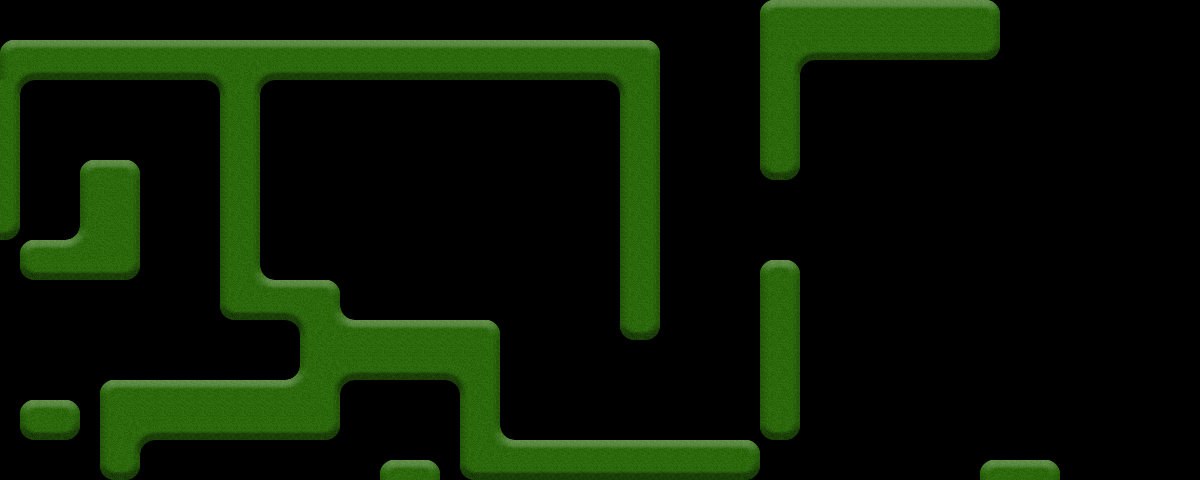

This game map was drawn from its Tiled (.tmx) file and the tilesets committed beside it. A one-line description and the trimmed map source follow:
An orthogonal 60x24 tile map with 20x20 px tiles, 1 tile layer (Tile Layer 1), 2 tilesets and 33 objects (6x Teleport, 2x Waypoint, 2x Launch, goal, ball).

<map version="1.0" orientation="orthogonal" width="60" height="24" tilewidth="20" tileheight="20">
 <tileset firstgid="1" name="Grass" tilewidth="20" tileheight="20">
  <image source="gfx/Grass.png" width="80" height="160" />
 </tileset>
 <tileset firstgid="33" name="Veritcal" tilewidth="32" tileheight="96">
  <image source="gfx/vertical.png" width="32" height="96" />
 </tileset>
 <layer name="Tile Layer 1" width="60" height="24">
  <data>[1440 cells, 355 non-empty, 25 distinct tile ids]</data>
 </layer>
 <objectgroup name="Walls" width="60" height="24">
  <properties>
   <property name="type" value="wall" />
  </properties>
  <object x="380" y="460" width="60" height="20" />
  <object x="20" y="400" width="60" height="40" />
  <object x="0" y="40" width="20" height="200" />
  <object x="20" y="40" width="640" height="40" />
  <object x="220" y="80" width="40" height="240" />
  <object x="260" y="280" width="80" height="40" />
  <object x="300" y="320" width="40" height="120" />
  <object x="100" y="380" width="200" height="60" />
  <object x="100" y="440" width="40" height="40" />
  <object x="20" y="240" width="120" height="40" />
  <object x="80" y="160" width="60" height="80" />
  <object x="620" y="80" width="40" height="260" />
  <object x="340" y="320" width="160" height="60" />
  <object x="460" y="380" width="40" height="100" />
  <object x="500" y="440" width="300" height="40" />
  <object x="760" y="260" width="40" height="180" />
  <object x="760" y="0" width="40" height="180" />
  <object x="720" y="340" width="40" height="140">
   <properties>
    <property name="rotate" value="45" />
   </properties>
  </object>
  <object x="980" y="460" width="80" height="20" />
  <object x="800" y="0" width="200" height="60" />
 </objectgroup>
 <objectgroup color="#00ff7f" name="Elements" width="60" height="24">
  <object name="goal" x="900" y="240" width="80" height="40">
   <properties>
    <property name="direction" value="right" />
    <property name="type" value="goal" />
   </properties>
  </object>
  <object name="ball" x="30" y="353" width="40" height="40">
   <properties>
    <property name="type" value="ball" />
   </properties>
  </object>
  <object name="Waypoint" x="520" y="140">
   <properties>
    <property name="type" value="waypoint" />
   </properties>
  </object>
  <object name="Waypoint" x="1020" y="260" width="20" height="20">
   <properties>
    <property name="type" value="waypoint" />
   </properties>
  </object>
  <object name="Teleport" x="244" y="331" width="40" height="40">
   <properties>
    <property name="name" value="teleport1" />
    <property name="target" value="teleport2" />
    <property name="type" value="teleport" />
   </properties>
  </object>
  <object name="Launch" x="20" y="0" width="40" height="40">
   <properties>
    <property name="angle" value="40" />
    <property name="force" value="145" />
    <property name="type" value="launch" />
   </properties>
  </object>
  <object name="Teleport" x="30" y="186" width="40" height="40">
   <properties>
    <property name="name" value="teleportAS" />
    <property name="target" value="teleportAD" />
    <property name="type" value="teleport" />
   </properties>
  </object>
  <object name="Teleport" x="389" y="414" width="40" height="40">
   <properties>
    <property name="name" value="teleport2" />
    <property name="type" value="teleport" />
   </properties>
  </object>
  <object name="Teleport" x="120" y="-7" width="40" height="40">
   <properties>
    <property name="name" value="teleportAD" />
    <property name="type" value="teleport" />
   </properties>
  </object>
  <object name="Teleport" x="380" y="260" width="40" height="40">
   <properties>
    <property name="name" value="teleportBS" />
    <property name="target" value="teleportBD" />
    <property name="type" value="teleport" />
   </properties>
  </object>
  <object name="Launch" x="500" y="380" width="60" height="60">
   <properties>
    <property name="angle" value="70" />
    <property name="force" value="150" />
    <property name="type" value="launch" />
   </properties>
  </object>
  <object name="Teleport" x="1040" y="80" width="40" height="40">
   <properties>
    <property name="name" value="teleportBD" />
    <property name="type" value="teleport" />
   </properties>
  </object>
 </objectgroup>
 <objectgroup color="#ff007f" name="Objects" width="60" height="24">
  <properties>
   <property name="type" value="object" />
  </properties>
  <object gid="33" x="460" y="320" />
 </objectgroup>
</map>
